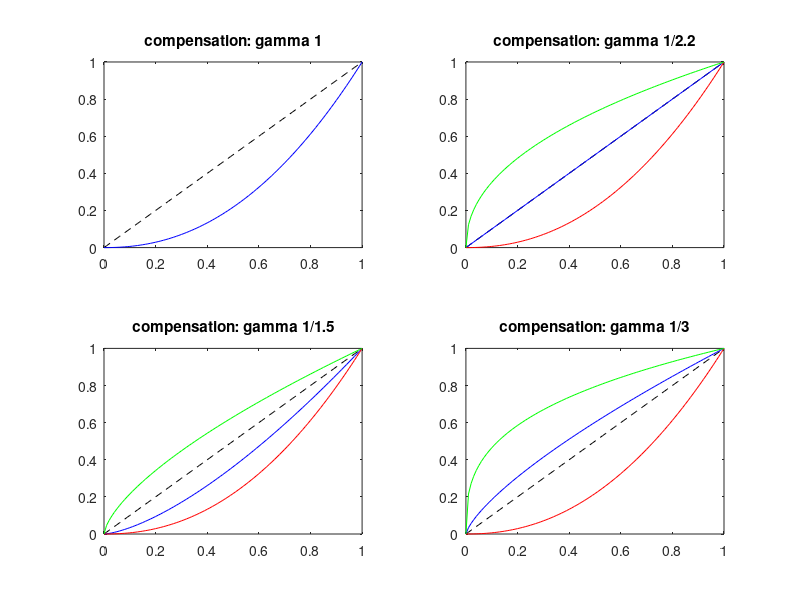

Recreate this plot in MATLAB.
%{
x=0:0.01:1;
plot(x,x,'b-',x,x.^(1.5),'r-',x,x.^(2.2),'g-',x,x.^(3),'y-');
legend('gamma 2.2','gamma 1.5','gamma 1','gamma 3');
%}
x=0:0.01:1;
subplot(2,2,1);
plot(x,x,'k--',x,x.^(2.2),'b-');
title('compensation: gamma 1');
subplot(2,2,2);
plot(x,x,'k--',x,x,'b-',x,x.^(2.2),'r-',x,x.^(1/2.2),'g-');
title('compensation: gamma 1/2.2');
subplot(2,2,3);
plot(x,x,'k--',x,x.^(2.2).^(1/1.5),'b-',x,x.^(2.2),'r-',x,x.^(1/1.5),'g-');
title('compensation: gamma 1/1.5');
subplot(2,2,4);
plot(x,x,'k--',x,x.^(2.2).^(1/3),'b-',x,x.^(2.2),'r-',x,x.^(1/3),'g-');
title('compensation: gamma 1/3');
%{
% syms -> symbolic variables
syms x z
z=0:0.1:5;

%function
f=x.^(z-1)*exp(-x);

% integral, from 0 to infinity
int(f,x,0,inf);

% plot(z,f(z))
plot(z,int(f,x,0,inf));

%compare to factorial function
%f(z)=(z-1)!
z2=1:5;
plot(z,int(f,x,0,inf),'-',z2,factorial(z2-1),'*');

%tile, using 'latex' interpreter
%\Gamma -> gamma symbol
%\int -> integral symbol
%\infty -> infinity
% _ -> subscript
% ^ -> superscript
title('$\Gamma(z) = \int _0 ^\infty x^{(z-1)}e^{(-x)}dx$','Interpreter','latex')
grid on;

%put the names in graph
legend('gamma','factorial');
%}